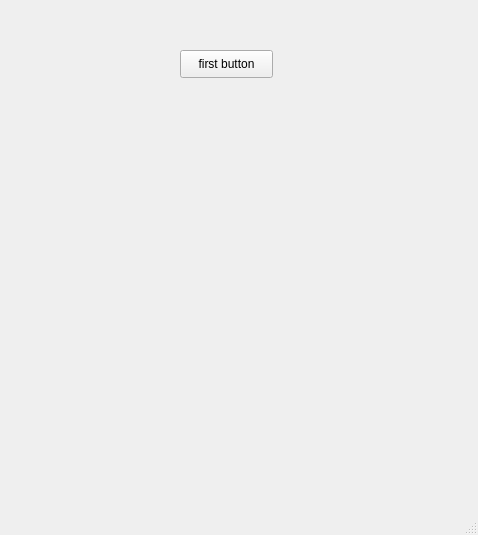
<?xml version="1.0" encoding="UTF-8"?>
<ui version="4.0">
 <class>MainWindow</class>
 <widget class="QMainWindow" name="MainWindow">
  <property name="geometry">
   <rect>
    <x>0</x>
    <y>0</y>
    <width>478</width>
    <height>535</height>
   </rect>
  </property>
  <property name="windowTitle">
   <string>MainWindow</string>
  </property>
  <widget class="QWidget" name="centralwidget">
   <widget class="QPushButton" name="pushButton">
    <property name="geometry">
     <rect>
      <x>180</x>
      <y>50</y>
      <width>93</width>
      <height>28</height>
     </rect>
    </property>
    <property name="text">
     <string>first button</string>
    </property>
   </widget>
  </widget>
  <widget class="QMenuBar" name="menubar">
   <property name="geometry">
    <rect>
     <x>0</x>
     <y>0</y>
     <width>478</width>
     <height>26</height>
    </rect>
   </property>
  </widget>
  <widget class="QStatusBar" name="statusbar"/>
 </widget>
 <resources/>
 <connections/>
</ui>
